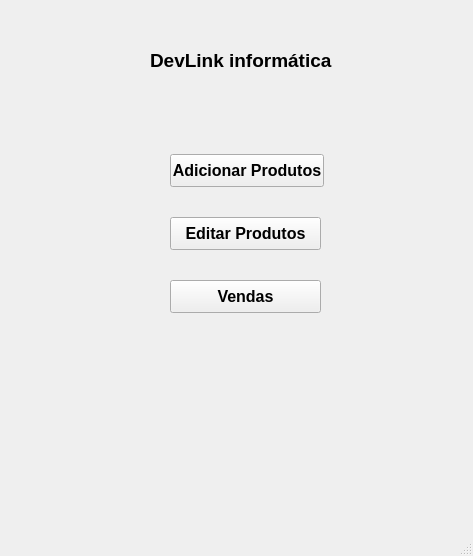
<?xml version="1.0" encoding="UTF-8"?>
<ui version="4.0">
 <class>MainWindow</class>
 <widget class="QMainWindow" name="MainWindow">
  <property name="geometry">
   <rect>
    <x>0</x>
    <y>0</y>
    <width>473</width>
    <height>556</height>
   </rect>
  </property>
  <property name="windowTitle">
   <string>MainWindow</string>
  </property>
  <property name="styleSheet">
   <string notr="true"/>
  </property>
  <widget class="QWidget" name="centralwidget">
   <widget class="QLabel" name="label">
    <property name="geometry">
     <rect>
      <x>150</x>
      <y>30</y>
      <width>191</width>
      <height>61</height>
     </rect>
    </property>
    <property name="font">
     <font>
      <pointsize>14</pointsize>
      <weight>75</weight>
      <bold>true</bold>
     </font>
    </property>
    <property name="styleSheet">
     <string notr="true"/>
    </property>
    <property name="text">
     <string>DevLink informática</string>
    </property>
   </widget>
   <widget class="QPushButton" name="pushButton_3">
    <property name="geometry">
     <rect>
      <x>170</x>
      <y>280</y>
      <width>151</width>
      <height>33</height>
     </rect>
    </property>
    <property name="font">
     <font>
      <pointsize>12</pointsize>
      <weight>75</weight>
      <bold>true</bold>
     </font>
    </property>
    <property name="styleSheet">
     <string notr="true"/>
    </property>
    <property name="text">
     <string>Vendas</string>
    </property>
   </widget>
   <widget class="QPushButton" name="pushButton_2">
    <property name="geometry">
     <rect>
      <x>170</x>
      <y>217</y>
      <width>151</width>
      <height>33</height>
     </rect>
    </property>
    <property name="font">
     <font>
      <pointsize>12</pointsize>
      <weight>75</weight>
      <bold>true</bold>
     </font>
    </property>
    <property name="styleSheet">
     <string notr="true"/>
    </property>
    <property name="text">
     <string>Editar Produtos</string>
    </property>
   </widget>
   <widget class="QPushButton" name="pushButton">
    <property name="geometry">
     <rect>
      <x>170</x>
      <y>154</y>
      <width>154</width>
      <height>33</height>
     </rect>
    </property>
    <property name="font">
     <font>
      <pointsize>12</pointsize>
      <weight>75</weight>
      <bold>true</bold>
     </font>
    </property>
    <property name="styleSheet">
     <string notr="true"/>
    </property>
    <property name="text">
     <string>Adicionar Produtos</string>
    </property>
   </widget>
  </widget>
  <widget class="QMenuBar" name="menubar">
   <property name="geometry">
    <rect>
     <x>0</x>
     <y>0</y>
     <width>473</width>
     <height>30</height>
    </rect>
   </property>
  </widget>
  <widget class="QStatusBar" name="statusbar"/>
 </widget>
 <resources>
  <include location="icons/imagens.qrc"/>
 </resources>
 <connections/>
</ui>
